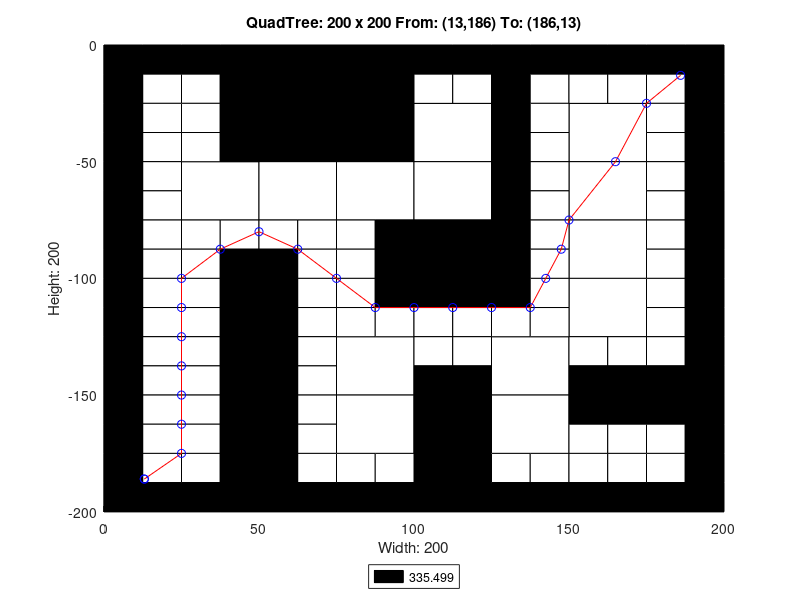

Write the MATLAB code that produced this figure.
axis([0 200 -200 0]);
title('QuadTree: 200 x 200 From: (13,186) To: (186,13)');
xlabel('Width: 200');
ylabel('Height: 200');
rectangle('Position',[50 -50 50 50], 'FaceColor',[0 0 0]);
rectangle('Position',[25 -75 25 25], 'FaceColor',[1 1 1]);
rectangle('Position',[50 -75 25 25], 'FaceColor',[1 1 1]);
rectangle('Position',[75 -75 25 25], 'FaceColor',[1 1 1]);
rectangle('Position',[100 -50 25 25], 'FaceColor',[1 1 1]);
rectangle('Position',[150 -50 25 25], 'FaceColor',[1 1 1]);
rectangle('Position',[100 -75 25 25], 'FaceColor',[1 1 1]);
rectangle('Position',[100 -100 25 25], 'FaceColor',[0 0 0]);
rectangle('Position',[150 -75 25 25], 'FaceColor',[1 1 1]);
rectangle('Position',[150 -100 25 25], 'FaceColor',[1 1 1]);
rectangle('Position',[75 -150 25 25], 'FaceColor',[1 1 1]);
rectangle('Position',[75 -175 25 25], 'FaceColor',[1 1 1]);
rectangle('Position',[125 -150 25 25], 'FaceColor',[1 1 1]);
rectangle('Position',[150 -125 25 25], 'FaceColor',[1 1 1]);
rectangle('Position',[100 -175 25 25], 'FaceColor',[0 0 0]);
rectangle('Position',[125 -175 25 25], 'FaceColor',[1 1 1]);
rectangle('Position',[100 -200 25 25], 'FaceColor',[0 0 0]);
rectangle('Position',[0 -12.5 12.5 12.5], 'FaceColor',[0 0 0]);
rectangle('Position',[12.5 -12.5 12.5 12.5], 'FaceColor',[0 0 0]);
rectangle('Position',[0 -25 12.5 12.5], 'FaceColor',[0 0 0]);
rectangle('Position',[12.5 -25 12.5 12.5], 'FaceColor',[1 1 1]);
rectangle('Position',[25 -12.5 12.5 12.5], 'FaceColor',[0 0 0]);
rectangle('Position',[37.5 -12.5 12.5 12.5], 'FaceColor',[0 0 0]);
rectangle('Position',[25 -25 12.5 12.5], 'FaceColor',[1 1 1]);
rectangle('Position',[37.5 -25 12.5 12.5], 'FaceColor',[0 0 0]);
rectangle('Position',[0 -37.5 12.5 12.5], 'FaceColor',[0 0 0]);
rectangle('Position',[12.5 -37.5 12.5 12.5], 'FaceColor',[1 1 1]);
rectangle('Position',[0 -50 12.5 12.5], 'FaceColor',[0 0 0]);
rectangle('Position',[12.5 -50 12.5 12.5], 'FaceColor',[1 1 1]);
rectangle('Position',[25 -37.5 12.5 12.5], 'FaceColor',[1 1 1]);
rectangle('Position',[37.5 -37.5 12.5 12.5], 'FaceColor',[0 0 0]);
rectangle('Position',[25 -50 12.5 12.5], 'FaceColor',[1 1 1]);
rectangle('Position',[37.5 -50 12.5 12.5], 'FaceColor',[0 0 0]);
rectangle('Position',[0 -62.5 12.5 12.5], 'FaceColor',[0 0 0]);
rectangle('Position',[12.5 -62.5 12.5 12.5], 'FaceColor',[1 1 1]);
rectangle('Position',[0 -75 12.5 12.5], 'FaceColor',[0 0 0]);
rectangle('Position',[12.5 -75 12.5 12.5], 'FaceColor',[1 1 1]);
rectangle('Position',[0 -87.5 12.5 12.5], 'FaceColor',[0 0 0]);
rectangle('Position',[12.5 -87.5 12.5 12.5], 'FaceColor',[1 1 1]);
rectangle('Position',[0 -100 12.5 12.5], 'FaceColor',[0 0 0]);
rectangle('Position',[12.5 -100 12.5 12.5], 'FaceColor',[1 1 1]);
rectangle('Position',[25 -87.5 12.5 12.5], 'FaceColor',[1 1 1]);
rectangle('Position',[37.5 -87.5 12.5 12.5], 'FaceColor',[1 1 1]);
rectangle('Position',[25 -100 12.5 12.5], 'FaceColor',[1 1 1]);
rectangle('Position',[37.5 -100 12.5 12.5], 'FaceColor',[0 0 0]);
rectangle('Position',[50 -87.5 12.5 12.5], 'FaceColor',[1 1 1]);
rectangle('Position',[62.5 -87.5 12.5 12.5], 'FaceColor',[1 1 1]);
rectangle('Position',[50 -100 12.5 12.5], 'FaceColor',[0 0 0]);
rectangle('Position',[62.5 -100 12.5 12.5], 'FaceColor',[1 1 1]);
rectangle('Position',[75 -87.5 12.5 12.5], 'FaceColor',[1 1 1]);
rectangle('Position',[87.5 -87.5 12.5 12.5], 'FaceColor',[0 0 0]);
rectangle('Position',[75 -100 12.5 12.5], 'FaceColor',[1 1 1]);
rectangle('Position',[87.5 -100 12.5 12.5], 'FaceColor',[0 0 0]);
rectangle('Position',[100 -12.5 12.5 12.5], 'FaceColor',[0 0 0]);
rectangle('Position',[112.5 -12.5 12.5 12.5], 'FaceColor',[0 0 0]);
rectangle('Position',[100 -25 12.5 12.5], 'FaceColor',[1 1 1]);
rectangle('Position',[112.5 -25 12.5 12.5], 'FaceColor',[1 1 1]);
rectangle('Position',[125 -12.5 12.5 12.5], 'FaceColor',[0 0 0]);
rectangle('Position',[137.5 -12.5 12.5 12.5], 'FaceColor',[0 0 0]);
rectangle('Position',[125 -25 12.5 12.5], 'FaceColor',[0 0 0]);
rectangle('Position',[137.5 -25 12.5 12.5], 'FaceColor',[1 1 1]);
rectangle('Position',[125 -37.5 12.5 12.5], 'FaceColor',[0 0 0]);
rectangle('Position',[137.5 -37.5 12.5 12.5], 'FaceColor',[1 1 1]);
rectangle('Position',[125 -50 12.5 12.5], 'FaceColor',[0 0 0]);
rectangle('Position',[137.5 -50 12.5 12.5], 'FaceColor',[1 1 1]);
rectangle('Position',[150 -12.5 12.5 12.5], 'FaceColor',[0 0 0]);
rectangle('Position',[162.5 -12.5 12.5 12.5], 'FaceColor',[0 0 0]);
rectangle('Position',[150 -25 12.5 12.5], 'FaceColor',[1 1 1]);
rectangle('Position',[162.5 -25 12.5 12.5], 'FaceColor',[1 1 1]);
rectangle('Position',[175 -12.5 12.5 12.5], 'FaceColor',[0 0 0]);
rectangle('Position',[187.5 -12.5 12.5 12.5], 'FaceColor',[0 0 0]);
rectangle('Position',[175 -25 12.5 12.5], 'FaceColor',[1 1 1]);
rectangle('Position',[187.5 -25 12.5 12.5], 'FaceColor',[0 0 0]);
rectangle('Position',[175 -37.5 12.5 12.5], 'FaceColor',[1 1 1]);
rectangle('Position',[187.5 -37.5 12.5 12.5], 'FaceColor',[0 0 0]);
rectangle('Position',[175 -50 12.5 12.5], 'FaceColor',[1 1 1]);
rectangle('Position',[187.5 -50 12.5 12.5], 'FaceColor',[0 0 0]);
rectangle('Position',[125 -62.5 12.5 12.5], 'FaceColor',[0 0 0]);
rectangle('Position',[137.5 -62.5 12.5 12.5], 'FaceColor',[1 1 1]);
rectangle('Position',[125 -75 12.5 12.5], 'FaceColor',[0 0 0]);
rectangle('Position',[137.5 -75 12.5 12.5], 'FaceColor',[1 1 1]);
rectangle('Position',[125 -87.5 12.5 12.5], 'FaceColor',[0 0 0]);
rectangle('Position',[137.5 -87.5 12.5 12.5], 'FaceColor',[1 1 1]);
rectangle('Position',[125 -100 12.5 12.5], 'FaceColor',[0 0 0]);
rectangle('Position',[137.5 -100 12.5 12.5], 'FaceColor',[1 1 1]);
rectangle('Position',[175 -62.5 12.5 12.5], 'FaceColor',[1 1 1]);
rectangle('Position',[187.5 -62.5 12.5 12.5], 'FaceColor',[0 0 0]);
rectangle('Position',[175 -75 12.5 12.5], 'FaceColor',[1 1 1]);
rectangle('Position',[187.5 -75 12.5 12.5], 'FaceColor',[0 0 0]);
rectangle('Position',[175 -87.5 12.5 12.5], 'FaceColor',[1 1 1]);
rectangle('Position',[187.5 -87.5 12.5 12.5], 'FaceColor',[0 0 0]);
rectangle('Position',[175 -100 12.5 12.5], 'FaceColor',[1 1 1]);
rectangle('Position',[187.5 -100 12.5 12.5], 'FaceColor',[0 0 0]);
rectangle('Position',[0 -112.5 12.5 12.5], 'FaceColor',[0 0 0]);
rectangle('Position',[12.5 -112.5 12.5 12.5], 'FaceColor',[1 1 1]);
rectangle('Position',[0 -125 12.5 12.5], 'FaceColor',[0 0 0]);
rectangle('Position',[12.5 -125 12.5 12.5], 'FaceColor',[1 1 1]);
rectangle('Position',[25 -112.5 12.5 12.5], 'FaceColor',[1 1 1]);
rectangle('Position',[37.5 -112.5 12.5 12.5], 'FaceColor',[0 0 0]);
rectangle('Position',[25 -125 12.5 12.5], 'FaceColor',[1 1 1]);
rectangle('Position',[37.5 -125 12.5 12.5], 'FaceColor',[0 0 0]);
rectangle('Position',[0 -137.5 12.5 12.5], 'FaceColor',[0 0 0]);
rectangle('Position',[12.5 -137.5 12.5 12.5], 'FaceColor',[1 1 1]);
rectangle('Position',[0 -150 12.5 12.5], 'FaceColor',[0 0 0]);
rectangle('Position',[12.5 -150 12.5 12.5], 'FaceColor',[1 1 1]);
rectangle('Position',[25 -137.5 12.5 12.5], 'FaceColor',[1 1 1]);
rectangle('Position',[37.5 -137.5 12.5 12.5], 'FaceColor',[0 0 0]);
rectangle('Position',[25 -150 12.5 12.5], 'FaceColor',[1 1 1]);
rectangle('Position',[37.5 -150 12.5 12.5], 'FaceColor',[0 0 0]);
rectangle('Position',[50 -112.5 12.5 12.5], 'FaceColor',[0 0 0]);
rectangle('Position',[62.5 -112.5 12.5 12.5], 'FaceColor',[1 1 1]);
rectangle('Position',[50 -125 12.5 12.5], 'FaceColor',[0 0 0]);
rectangle('Position',[62.5 -125 12.5 12.5], 'FaceColor',[1 1 1]);
rectangle('Position',[75 -112.5 12.5 12.5], 'FaceColor',[1 1 1]);
rectangle('Position',[87.5 -112.5 12.5 12.5], 'FaceColor',[0 0 0]);
rectangle('Position',[75 -125 12.5 12.5], 'FaceColor',[1 1 1]);
rectangle('Position',[87.5 -125 12.5 12.5], 'FaceColor',[1 1 1]);
rectangle('Position',[50 -137.5 12.5 12.5], 'FaceColor',[0 0 0]);
rectangle('Position',[62.5 -137.5 12.5 12.5], 'FaceColor',[1 1 1]);
rectangle('Position',[50 -150 12.5 12.5], 'FaceColor',[0 0 0]);
rectangle('Position',[62.5 -150 12.5 12.5], 'FaceColor',[1 1 1]);
rectangle('Position',[0 -162.5 12.5 12.5], 'FaceColor',[0 0 0]);
rectangle('Position',[12.5 -162.5 12.5 12.5], 'FaceColor',[1 1 1]);
rectangle('Position',[0 -175 12.5 12.5], 'FaceColor',[0 0 0]);
rectangle('Position',[12.5 -175 12.5 12.5], 'FaceColor',[1 1 1]);
rectangle('Position',[25 -162.5 12.5 12.5], 'FaceColor',[1 1 1]);
rectangle('Position',[37.5 -162.5 12.5 12.5], 'FaceColor',[0 0 0]);
rectangle('Position',[25 -175 12.5 12.5], 'FaceColor',[1 1 1]);
rectangle('Position',[37.5 -175 12.5 12.5], 'FaceColor',[0 0 0]);
rectangle('Position',[0 -187.5 12.5 12.5], 'FaceColor',[0 0 0]);
rectangle('Position',[12.5 -187.5 12.5 12.5], 'FaceColor',[1 1 1]);
rectangle('Position',[0 -200 12.5 12.5], 'FaceColor',[0 0 0]);
rectangle('Position',[12.5 -200 12.5 12.5], 'FaceColor',[0 0 0]);
rectangle('Position',[25 -187.5 12.5 12.5], 'FaceColor',[1 1 1]);
rectangle('Position',[37.5 -187.5 12.5 12.5], 'FaceColor',[0 0 0]);
rectangle('Position',[25 -200 12.5 12.5], 'FaceColor',[0 0 0]);
rectangle('Position',[37.5 -200 12.5 12.5], 'FaceColor',[0 0 0]);
rectangle('Position',[50 -162.5 12.5 12.5], 'FaceColor',[0 0 0]);
rectangle('Position',[62.5 -162.5 12.5 12.5], 'FaceColor',[1 1 1]);
rectangle('Position',[50 -175 12.5 12.5], 'FaceColor',[0 0 0]);
rectangle('Position',[62.5 -175 12.5 12.5], 'FaceColor',[1 1 1]);
rectangle('Position',[50 -187.5 12.5 12.5], 'FaceColor',[0 0 0]);
rectangle('Position',[62.5 -187.5 12.5 12.5], 'FaceColor',[1 1 1]);
rectangle('Position',[50 -200 12.5 12.5], 'FaceColor',[0 0 0]);
rectangle('Position',[62.5 -200 12.5 12.5], 'FaceColor',[0 0 0]);
rectangle('Position',[75 -187.5 12.5 12.5], 'FaceColor',[1 1 1]);
rectangle('Position',[87.5 -187.5 12.5 12.5], 'FaceColor',[1 1 1]);
rectangle('Position',[75 -200 12.5 12.5], 'FaceColor',[0 0 0]);
rectangle('Position',[87.5 -200 12.5 12.5], 'FaceColor',[0 0 0]);
rectangle('Position',[100 -112.5 12.5 12.5], 'FaceColor',[0 0 0]);
rectangle('Position',[112.5 -112.5 12.5 12.5], 'FaceColor',[0 0 0]);
rectangle('Position',[100 -125 12.5 12.5], 'FaceColor',[1 1 1]);
rectangle('Position',[112.5 -125 12.5 12.5], 'FaceColor',[1 1 1]);
rectangle('Position',[125 -112.5 12.5 12.5], 'FaceColor',[0 0 0]);
rectangle('Position',[137.5 -112.5 12.5 12.5], 'FaceColor',[1 1 1]);
rectangle('Position',[125 -125 12.5 12.5], 'FaceColor',[1 1 1]);
rectangle('Position',[137.5 -125 12.5 12.5], 'FaceColor',[1 1 1]);
rectangle('Position',[100 -137.5 12.5 12.5], 'FaceColor',[1 1 1]);
rectangle('Position',[112.5 -137.5 12.5 12.5], 'FaceColor',[1 1 1]);
rectangle('Position',[100 -150 12.5 12.5], 'FaceColor',[0 0 0]);
rectangle('Position',[112.5 -150 12.5 12.5], 'FaceColor',[0 0 0]);
rectangle('Position',[175 -112.5 12.5 12.5], 'FaceColor',[1 1 1]);
rectangle('Position',[187.5 -112.5 12.5 12.5], 'FaceColor',[0 0 0]);
rectangle('Position',[175 -125 12.5 12.5], 'FaceColor',[1 1 1]);
rectangle('Position',[187.5 -125 12.5 12.5], 'FaceColor',[0 0 0]);
rectangle('Position',[150 -137.5 12.5 12.5], 'FaceColor',[1 1 1]);
rectangle('Position',[162.5 -137.5 12.5 12.5], 'FaceColor',[1 1 1]);
rectangle('Position',[150 -150 12.5 12.5], 'FaceColor',[0 0 0]);
rectangle('Position',[162.5 -150 12.5 12.5], 'FaceColor',[0 0 0]);
rectangle('Position',[175 -137.5 12.5 12.5], 'FaceColor',[1 1 1]);
rectangle('Position',[187.5 -137.5 12.5 12.5], 'FaceColor',[0 0 0]);
rectangle('Position',[175 -150 12.5 12.5], 'FaceColor',[0 0 0]);
rectangle('Position',[187.5 -150 12.5 12.5], 'FaceColor',[0 0 0]);
rectangle('Position',[125 -187.5 12.5 12.5], 'FaceColor',[1 1 1]);
rectangle('Position',[137.5 -187.5 12.5 12.5], 'FaceColor',[1 1 1]);
rectangle('Position',[125 -200 12.5 12.5], 'FaceColor',[0 0 0]);
rectangle('Position',[137.5 -200 12.5 12.5], 'FaceColor',[0 0 0]);
rectangle('Position',[150 -162.5 12.5 12.5], 'FaceColor',[0 0 0]);
rectangle('Position',[162.5 -162.5 12.5 12.5], 'FaceColor',[0 0 0]);
rectangle('Position',[150 -175 12.5 12.5], 'FaceColor',[1 1 1]);
rectangle('Position',[162.5 -175 12.5 12.5], 'FaceColor',[1 1 1]);
rectangle('Position',[175 -162.5 12.5 12.5], 'FaceColor',[0 0 0]);
rectangle('Position',[187.5 -162.5 12.5 12.5], 'FaceColor',[0 0 0]);
rectangle('Position',[175 -175 12.5 12.5], 'FaceColor',[1 1 1]);
rectangle('Position',[187.5 -175 12.5 12.5], 'FaceColor',[0 0 0]);
rectangle('Position',[150 -187.5 12.5 12.5], 'FaceColor',[1 1 1]);
rectangle('Position',[162.5 -187.5 12.5 12.5], 'FaceColor',[1 1 1]);
rectangle('Position',[150 -200 12.5 12.5], 'FaceColor',[0 0 0]);
rectangle('Position',[162.5 -200 12.5 12.5], 'FaceColor',[0 0 0]);
rectangle('Position',[175 -187.5 12.5 12.5], 'FaceColor',[1 1 1]);
rectangle('Position',[187.5 -187.5 12.5 12.5], 'FaceColor',[0 0 0]);
rectangle('Position',[175 -200 12.5 12.5], 'FaceColor',[0 0 0]);
rectangle('Position',[187.5 -200 12.5 12.5], 'FaceColor',[0 0 0]);
X=[186,175,165,150,147.5,142.5,137.5,125,112.5,100,87.5,75,62.5,50,37.5,25,25,25,25,25,25,25,13,13];
Y=[-13,-25,-50,-75,-87.5,-100,-112.5,-112.5,-112.5,-112.5,-112.5,-100,-87.5,-80,-87.5,-100,-112.5,-125,-137.5,-150,-162.5,-175,-186,-186];
hold on;
plot(X,Y,'r');
plot(X,Y,'bo');
legend('335.499','Location','southoutside');
